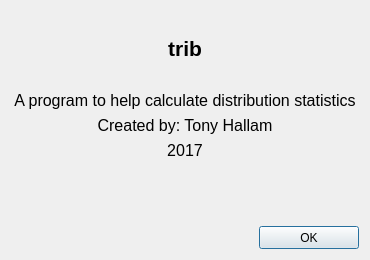
<?xml version="1.0" encoding="UTF-8"?>
<ui version="4.0">
 <class>dialogAbout</class>
 <widget class="QDialog" name="dialogAbout">
  <property name="geometry">
   <rect>
    <x>0</x>
    <y>0</y>
    <width>370</width>
    <height>260</height>
   </rect>
  </property>
  <property name="minimumSize">
   <size>
    <width>370</width>
    <height>260</height>
   </size>
  </property>
  <property name="maximumSize">
   <size>
    <width>370</width>
    <height>260</height>
   </size>
  </property>
  <property name="windowTitle">
   <string>Trib- About</string>
  </property>
  <property name="windowIcon">
   <iconset>
    <normaloff>icons/CDFPlot.svg</normaloff>icons/CDFPlot.svg</iconset>
  </property>
  <layout class="QGridLayout" name="gridLayout">
   <item row="0" column="0">
    <layout class="QVBoxLayout" name="verticalLayout" stretch="3,0,0,0,0">
     <item>
      <widget class="QLabel" name="labelTitle">
       <property name="font">
        <font>
         <family>Tahoma</family>
         <pointsize>16</pointsize>
         <weight>75</weight>
         <bold>true</bold>
        </font>
       </property>
       <property name="text">
        <string>trib</string>
       </property>
       <property name="alignment">
        <set>Qt::AlignCenter</set>
       </property>
      </widget>
     </item>
     <item>
      <widget class="QLabel" name="labelDisc">
       <property name="font">
        <font>
         <family>Tahoma</family>
         <pointsize>12</pointsize>
         <weight>50</weight>
         <bold>false</bold>
        </font>
       </property>
       <property name="text">
        <string>A program to help calculate distribution statistics</string>
       </property>
       <property name="alignment">
        <set>Qt::AlignCenter</set>
       </property>
      </widget>
     </item>
     <item>
      <widget class="QLabel" name="labelAuthor">
       <property name="font">
        <font>
         <family>Tahoma</family>
         <pointsize>12</pointsize>
         <weight>50</weight>
         <bold>false</bold>
        </font>
       </property>
       <property name="text">
        <string>Created by: Tony Hallam</string>
       </property>
       <property name="alignment">
        <set>Qt::AlignCenter</set>
       </property>
      </widget>
     </item>
     <item>
      <widget class="QLabel" name="labelYear">
       <property name="font">
        <font>
         <family>Tahoma</family>
         <pointsize>12</pointsize>
         <weight>50</weight>
         <bold>false</bold>
        </font>
       </property>
       <property name="text">
        <string>2017</string>
       </property>
       <property name="alignment">
        <set>Qt::AlignCenter</set>
       </property>
      </widget>
     </item>
     <item>
      <spacer name="verticalSpacer">
       <property name="orientation">
        <enum>Qt::Vertical</enum>
       </property>
       <property name="sizeHint" stdset="0">
        <size>
         <width>20</width>
         <height>60</height>
        </size>
       </property>
      </spacer>
     </item>
    </layout>
   </item>
   <item row="1" column="0">
    <layout class="QHBoxLayout" name="horizontalLayout">
     <item>
      <spacer name="horizontalSpacer">
       <property name="orientation">
        <enum>Qt::Horizontal</enum>
       </property>
       <property name="sizeHint" stdset="0">
        <size>
         <width>40</width>
         <height>20</height>
        </size>
       </property>
      </spacer>
     </item>
     <item>
      <widget class="QPushButton" name="pushButton">
       <property name="minimumSize">
        <size>
         <width>100</width>
         <height>23</height>
        </size>
       </property>
       <property name="maximumSize">
        <size>
         <width>100</width>
         <height>23</height>
        </size>
       </property>
       <property name="text">
        <string>OK</string>
       </property>
       <property name="default">
        <bool>false</bool>
       </property>
       <property name="flat">
        <bool>false</bool>
       </property>
      </widget>
     </item>
    </layout>
   </item>
  </layout>
 </widget>
 <resources/>
 <connections>
  <connection>
   <sender>pushButton</sender>
   <signal>released()</signal>
   <receiver>dialogAbout</receiver>
   <slot>close()</slot>
   <hints>
    <hint type="sourcelabel">
     <x>207</x>
     <y>271</y>
    </hint>
    <hint type="destinationlabel">
     <x>199</x>
     <y>149</y>
    </hint>
   </hints>
  </connection>
 </connections>
</ui>
